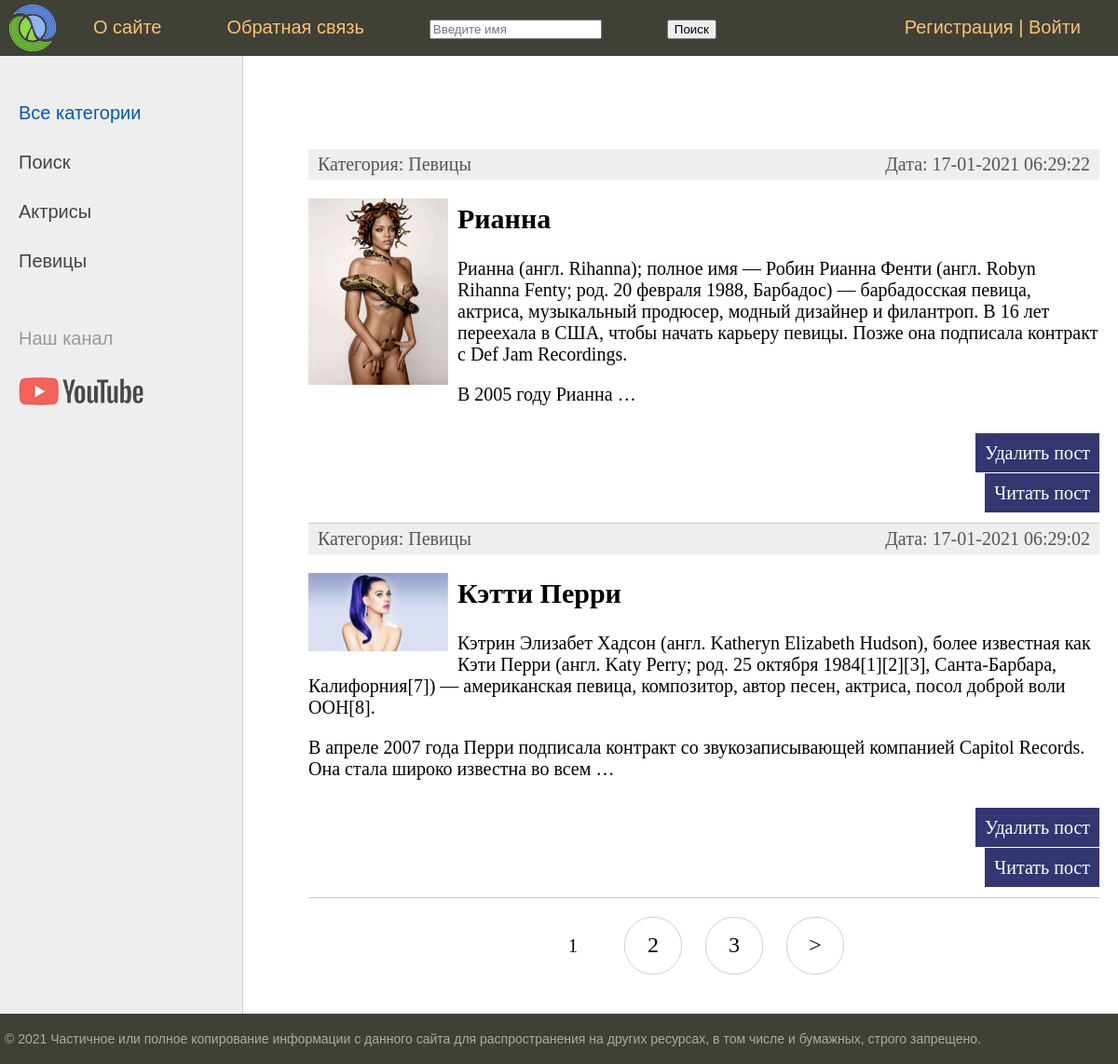
The page / on the database its author committed.
### women/models.py (models this page shows, shortened)
class Category(models.Model):
    name = models.CharField(max_length=100, db_index=True, verbose_name='Имя кат.')   # verbose_name исп-ся для измнения поля в шапке админ панели
    slug = models.SlugField(max_length=255, unique=True, db_index=True, verbose_name="URL")
    def __str__(self):
        return self.name                                            # чтобы возвращать имя категории
    def get_absolute_url(self):
        return reverse('category', args=[self.slug])      # в видео было kwargs={'cat_slug': self.slug}
    class Meta:
        verbose_name = "Категории"                          # чтобы на админ панели названия были как мы хотим
        verbose_name_plural = "Категории"                   # чтобы на админ панели названия были как мы хотим
        ordering = ['name']                        # для сортировки(сначала по полю 'time_create' если одинаково то по 'title')

class Women(models.Model):
    title = models.CharField(max_length=255, verbose_name = "заголовок")            # verbose_name исп-ся для измнения поля в шапке админ панели
    slug = models.SlugField(max_length=255, unique=True, db_index=True, verbose_name="URL")  # unique=True означает уникальность, db_index чтобы это поле было индесируемым для быстрого поиска
    content = models.TextField(blank=True, verbose_name = "текст статьи")
    photo = models.ImageField(upload_to="photos/%Y/%m/%d/", verbose_name = "фото")
    time_create = models.DateTimeField(auto_now_add=True)
    time_update = models.DateTimeField(auto_now=True)
    is_published = models.BooleanField(default=True, verbose_name = "публикация")
    cat = models.ForeignKey('Category', on_delete=models.PROTECT, null=True, verbose_name = "категории")        # Category в кавычках потому что он идет ниже (если был бы высше можно было бы без кавычек) null=True т.к. в таблице caregory еще нет значении
    def get_absolute_url(self):                                     # стандартная админ панель использует именно такое название метода класса (дать именно такое название)
        return reverse('post', kwargs={'post_slug': self.slug})         # формирование динамич url адреса связанный с базой даннх ('post_id' это парамтр получаемый из URL)
    class Meta:
        verbose_name = "Известные женщины"                          # чтобы на админ панели названия были как мы хотим
        verbose_name_plural = "Известные женщины"                   # чтобы на админ панели названия были как мы хотим
        ordering = ['-time_create', 'title']                        # для сортировки(сначала по полю 'time_create' если одинаково то по 'title') (если не назначен при пагинации будут предупреждения)

### women/views.py (the view)
# urls.py: path('', WomenHome.as_view(), name='home'),
class WomenHome(DataMixin, ListView):
    model = Women
    template_name = 'women/index.html'                  #переопределение шаблона (по умолчанию он ищет "women/women_list.html")
    context_object_name = 'posts'                       #переопределяем имя переменной класса представления WomenHome (стандартное "object_list")
    def get_context_data(self, object_list=None, **kwargs):     #функция для формирования и динамического и статического контекста
        context = super().get_context_data(**kwargs)            #через базовый класс ListView получам уже существующий контекст
        c_def = self.get_user_context(title='Главная страница') #создаем словарь с помощью функции из класса DataMixin (self нужен чтобы мы могли обращаться к методам базового класса)
        return dict(list(context.items())+list(c_def.items()))  #объединяем словари и возвращаем получ-ый словарь
    def get_queryset(self):                                     #функ для фильтрации по модели Women
        return Women.objects.filter(is_published=True).select_related('cat') #select_related, чтобы совместно с данными загружились и данные из таблицы категории это для того чтобы не нагружать СУБД  (сжатого запроса для ForeignKey)

### women/templatetags/women_tags.py (called while the page is built)
@register.simple_tag(name='getcats')          # декотратор для превращения функции в тэг
def get_categories(filter=None):
    if not filter:
        return Category.objects.all()
    else:
        return Category.objects.filter(pk=filter)

@register.inclusion_tag('women/list_categories.html')   # тэг который возр-ет шаблон list_categories.html с передачей в нее параметров "cats"
def show_categories(sort=None, selected=None):
    if not sort:
        cats = Category.objects.all()
    else:
        cats = Category.objects.order_by(sort)
    return {"cats":cats, "cat_selected":selected}

### women/utils.py (called while the page is built)
    def get_user_context(self, **kwargs):                       #функция для формирования и динамического и статического контекста
        context = kwargs
        cats = Category.objects.annotate(Count('women'))        #получаем категории и добавляем атрибут с колич-ом постов связанных с этой рубрикой
        user_menu = menu.copy()
        if not self.request.user.is_authenticated:              #проверка авторизации пользователья
            user_menu.pop(1)                                    #удаляем ссылку длбавления статьи для неавторизованных пользователей
        context['menu'] = user_menu                                  #добавляем пункты
        context['cats'] = cats
        if 'cat_selected' not in context:
            context['cat_selected'] = 0
        return context

### women/templates/women/index.html (shortened to what this page needs)
{% extends 'women/base.html' %}
{% block content %}
<ul class="list-articles">
	{% for p in posts %}
			<li><div class="article-panel">
				<p class="first">Категория: {{p.cat}}</p>
				<p class="last">Дата: {{p.time_update|date:"d-m-Y H:i:s"}}</p>
			</div>
			{% if p.photo %}
				<p><img class="img-article-left thumb" src="{{ p.photo.url }}"></p>
			{% endif %}
				<h2>{{p.title}}</h2>
	{% autoescape on %}
	{{p.content|linebreaks|truncatewords:50}}
	{% endautoescape %}
			<p class="link-read-post"><a href="/post/delete/{{ p.slug }}">Удалить пост</a></p>
			<p class="link-read-post"><a href="{{ p.get_absolute_url }}">Читать пост</a></p>
			</li>
	{% endfor %}
</ul>
{% endblock %}

### women/templates/women/base.html (shortened to what this page needs)
{% load static %}
{% load women_tags %}
<!DOCTYPE html>
<html>
<head>
	<link type="text/css" href="{% static 'women/css/styles.css' %}" rel="stylesheet" />
</head>
<body>
<table class="table-page" border=0 cellpadding="0" cellspacing="0">
<tr><td valign=top>
{% block mainmenu %}
		<div class="header">
			<ul id="mainmenu" class="mainmenu">
			<li class="logo"><a href="{% url 'home' %}"><div class="logo"></div></a></li>
{% for m in menu %}
			<li><a href="{% url m.url_name %}">{{m.title}}</a></li>
{% endfor %}
			<form action="{% url 'search' %}" method="get" a>
				<li><input type="search" placeholder="Введите имя" name="q"></li>
				<li><button type="submit">Поиск</button></li>
			</form>
			{% if request.user.is_authenticated %}
			<li class="last">{{user.username}} | <a href="{% url 'logout' %}">Выйти</a></li>
			{% else %}
			<li class="last"><a href="{% url 'register' %}">Регистрация</a> | <a href="{% url 'login' %}">Войти</a></li>
			{% endif %}
			</ul>
		</div>
{% endblock mainmenu %}
<table class="table-content" border=0 cellpadding="0" cellspacing="0">
<tr>
	<td valign="top" class="left-chapters">
		{% getcats filter=2 as categories %}
	<ul id="leftchapters">
{% if cat_selected == 0 %}
		<li class="selected">Все категории</li>
{% else %}
		<li><a href="{% url 'home' %}">Все категории</a></li>
{% endif %}
{% if cat_selected == 4 %}
		<li class="selected">Поиск</li>
{% else %}
		<li><a href="{% url 'search' %}">Поиск</a></li>
{% endif %}
		{% for c in cats %}
		{% if c.women__count > 0 %}
			{% if c.pk == cat_selected %}
				<li class="selected">{{c.name}}</li>
			{% else %}
				<li><a href="{{ c.get_absolute_url }}">{{c.name}}</a></li>
			{% endif %}
		{% endif %}
		{% endfor %}
		<li class="share">
		<p>Наш канал</p>
		<a class="share-yt" href="https://www.youtube.com/channel/UClJzWfGWuGJL2t-3dYKcHTA/playlists" target="_blank" rel="nofollow"></a>
		</li>
	</ul>
</td>
<td valign="top" class="content">
	<div class="content-text">
{% block content %}
{% endblock %}
{% if page_obj.has_other_pages %}
<nav class="list-pages">
    <ul>
        {% for p in paginator.page_range %}
		{% if page_obj.number == p %}
        <li class="page-num page-num-selected">{{ p }}</li>
		{% elif p >= page_obj.number|add:-2 and p <= page_obj.number|add:2  %}
        <li class="page-num">
            <a href="?page={{ p }}&q={{ q }}">{{ p }}</a>
        </li>
		{% endif %}
        {% endfor %}
{% if page_obj.has_next %}
<li class="page-num">
	<a href="?page={{ page_obj.next_page_number }}&q={{ q }}">&gt;</a>
</li>
{% endif %}
    </ul>
</nav>
{% endif %}
	</div>
</td></tr></table>
</td></tr>
<tr><td valign=top>
	<div id="footer">
		<p>&copy; 2021 Частичное или полное копирование информации с данного сайта для распространения на других ресурсах, в том числе и бумажных, строго запрещено.</p>
	</div>
</td></tr></table>
</body>
</html>

### women/static/women/css/styles.css (style rules this page uses)
html, body { font-family: 'Arial'; margin: 0; padding: 0; height: 100%; width: 100%; color: #444; }
a { color: #0059b2; text-decoration: none; }
img { max-width: 600px; height: auto; }
img.img-article-left { max-width: 300px; height: auto; float: left; padding: 0 10px 10px 0; }
img.img-article-left.thumb { max-width: 150px; height: auto; }
p.link-read-post { text-align: right; }
p.link-read-post a { padding: 10px; min-width: 100px; background: #333671; color: #fff; text-decoration: none; }
div.article-panel { background: #eee; padding: 5px 10px 5px 10px; box-sizing: border-box; overflow: hidden; color: #555; }
div.article-panel p.first { margin: 0; float: left; }
div.article-panel p.last { margin: 0; float: right; }
ul.list-articles { list-style: none; margin: 0; padding: 0; }
ul.list-articles li { border-bottom: 1px solid #ccc; }
.table-page { width: 100%; height: 100%; vertical-align: top; }
.table-page tr { height: 100%; }
.header { background: #3F4137; height: 60px; }
.logo { background: url('../images/logo.png') no-repeat 10px 5px; width: 70px; height: 60px; }
ul.mainmenu { list-style: none; margin: 0; padding: 0; height: 60px; color: #fdc073; font-size: 20px; overflow: hidden; }
ul.mainmenu li { float: left; margin: 18px 40px 0 30px; }
ul.mainmenu li.logo { margin: 0; }
ul.mainmenu li.last { float: right; }
ul.mainmenu li a { color: #fdc073; text-decoration: none; }
.table-content { width: 100%; min-height: 100%; height: 100%; }
.left-chapters { margin: 0; background: #eee; border-right: 1px solid #ccc; min-height: 100%; }
.left-chapters ul { width: 230px; min-height: 100%; margin: 0; padding: 20px 10px 10px 20px; list-style: none; font-size: 20px; }
.left-chapters ul li { margin: 30px 0 0 0; color: #999; }
.left-chapters ul li.selected { color: #0059b2; }
.left-chapters ul li a { color: #444; text-decoration: none; }
.left-chapters ul li.share { margin: 60px 0 0 0; }
.left-chapters ul li.share p { margin: 30px 0 30px 0; }
.left-chapters ul li.share a { display: inline-block; width: 40px; height: 40px; margin: 0 20px 0 0; }
.left-chapters ul li.share a.share-yt { width: 100%; height: 30px; background: url('../images/share_yt.png') no-repeat 0 0 }
.content { padding: 40px 20px 20px 40px; width: 100%; box-sizing: border-box; }
.content-text { margin: 60px 0 0 30px; color: #000; font-size: 20px; font-family: Yandex Sans Display Light; }
#footer { box-sizing: border-box; background: #3F4137; padding: 5px; color: #aaa; font-size: 14px; font-family: Verdana, Geneva, Arial, Helvetica; text-align: left; overflow: hidden; }
.list-pages { text-align: center; margin: 0 0 20px 0; }
.list-pages ul { margin: 20px 0 0 0; padding: 0; list-style: none; }
.list-pages ul li { display: inline-block; margin: 0 20px 0 0; }
.list-pages a { color: #000; font-size: 24px; text-decoration: none; }
.list-pages .page-num, .page-num-selected { display: inline-block; width: 60px; height: 44px; padding: 16px 0 0 0; border: 1px solid #d0d0d0; border-radius: 30px; }
.list-pages .page-num-selected { border: none; color: #000; font-size: 20px; }

### rows shown on the page
Category: name "Актрисы"
Category: name "Певицы"
Women: cat "Певицы", time_update "17-01-2021 06:29:22", photo (picture), title "Рианна", content "Рианна (англ. Rihanna); полное имя — Робин Рианна Фенти (англ. Robyn Rihanna Fenty; род. 20 февраля 1988, Барбадос) — барбадосская певица, актриса, музыкальный продюсер, модный дизайнер и филантроп. В 16 лет переехала в США, чтобы начать карьеру певицы. Позже она подписала контракт с Def Jam Recordings. В 2005 году Рианна …"
Women: cat "Певицы", time_update "17-01-2021 06:29:02", photo (picture), title "Кэтти Перри", content "Кэтрин Элизабет Хадсон (англ. Katheryn Elizabeth Hudson), более известная как Кэти Перри (англ. Katy Perry; род. 25 октября 1984[1][2][3], Санта-Барбара, Калифорния[7]) — американская певица, композитор, автор песен, актриса, посол доброй воли ООН[8]. В апреле 2007 года Перри подписала контракт со звукозаписывающей компанией Capitol Records. Она стала широко известна во всем …"

### other values the page prints
{{ m.title }} "О сайте" "Обратная связь"
{{ p }} "1"
{{ p }} "2" "3"
